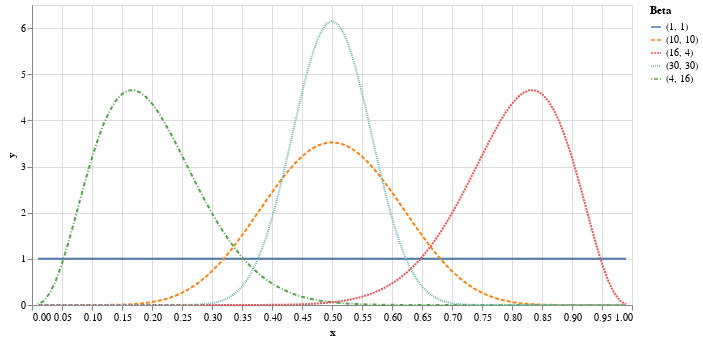

The notebook cell this image was saved under:
### Markdown cell above
The distribution centers around $ \alpha \frac{1} {\alpha + \beta} $

- Beta(1, 1) is the uniform distribution in [1, 1]
- When alpha is greater than beta the distribution is skewed to the left (and respectively, in the opposite case)
- The greater alpha and beta are the 'tighter' is the distribution

### Code cell
alt.Chart(df).mark_line().encode(alt.X('x:Q'), alt.Y('y:Q'), alt.Color('Beta'), tooltip=['x', 'y', 'Beta'], strokeDash='Beta').properties(width=600)

### Figure 1 — Vega-Lite specification as saved in the notebook (floating-point values rounded to 4 significant figures; data arrays with more than 128 entries replaced by an {"elided": "..."} marker saying what was removed)
{"config": {"view": {"continuousWidth": 400, "continuousHeight": 300}}, "data": {"name": "data-23ab3efdc0c5a29b11410e2bb1863f02"}, "mark": "line", "encoding": {"color": {"type": "nominal", "field": "Beta"}, "strokeDash": {"type": "nominal", "field": "Beta"}, "tooltip": [{"type": "quantitative", "field": "x"}, {"type": "quantitative", "field": "y"}, {"type": "nominal", "field": "Beta"}], "x": {"type": "quantitative", "field": "x"}, "y": {"type": "quantitative", "field": "y"}}, "width": 600, "$schema": "https://vega.github.io/schema/vega-lite/v4.8.1.json", "datasets": {"data-23ab3efdc0c5a29b11410e2bb1863f02": {"elided": "495 records"}}}
